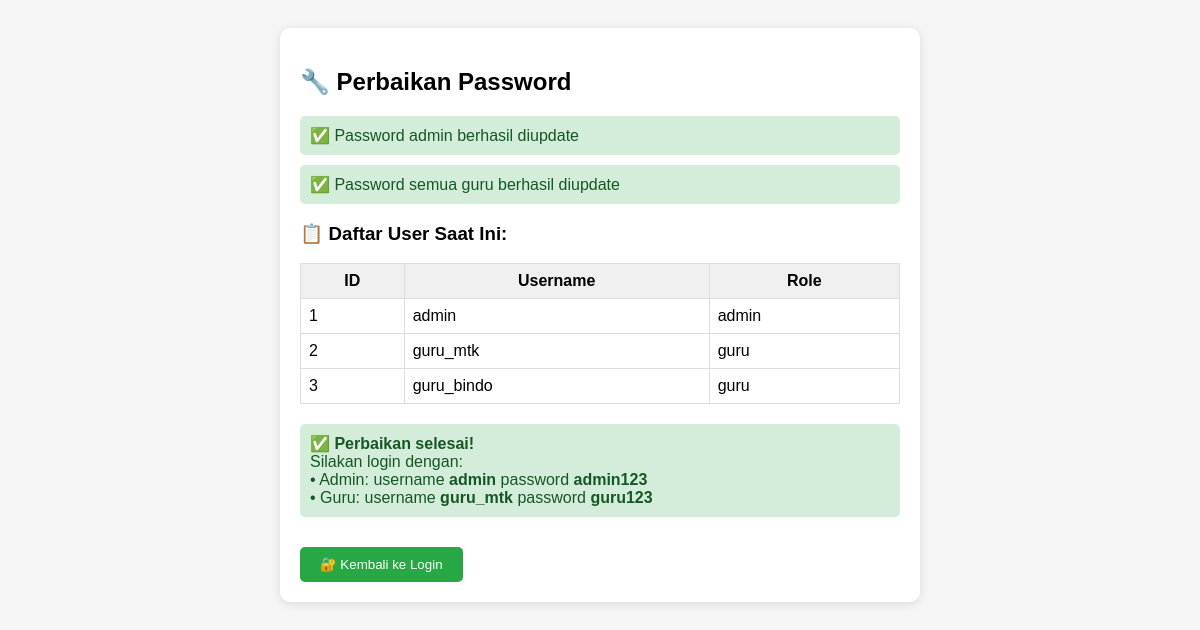
Page /fix_password.php on the committed database.
### tables this page shows
CREATE TABLE users (
    id INT PRIMARY KEY AUTO_INCREMENT,
    username VARCHAR(50) UNIQUE NOT NULL,
    password VARCHAR(255) NOT NULL,
    full_name VARCHAR(100) NOT NULL,
    role ENUM('admin', 'guru') NOT NULL,
    mata_pelajaran_id INT NULL,  
    created_at TIMESTAMP DEFAULT CURRENT_TIMESTAMP
);

### fix_password.php (the view, shortened to what this page needs)
<?php
require_once 'config/database.php';
$admin_password = 'admin123';
$guru_password = 'guru123';
$hashed_admin = password_hash($admin_password, PASSWORD_DEFAULT);
$hashed_guru = password_hash($guru_password, PASSWORD_DEFAULT);
echo "<!DOCTYPE html>
<html>
<head>
    <title>Fix Password</title>
    <style>
        body { font-family: Arial; padding: 20px; background: #f5f5f5; }
        .container { max-width: 600px; margin: auto; background: white; padding: 20px; border-radius: 10px; box-shadow: 0 2px 10px rgba(0,0,0,0.1); }
        .success { background: #d4edda; color: #155724; padding: 10px; border-radius: 5px; margin: 10px 0; }
        .error { background: #f8d7da; color: #721c24; padding: 10px; border-radius: 5px; margin: 10px 0; }
        .code { background: #f4f4f4; padding: 10px; border-radius: 5px; font-family: monospace; font-size: 12px; overflow-x: auto; }
        button { background: #28a745; color: white; padding: 10px 20px; border: none; border-radius: 5px; cursor: pointer; margin-top: 20px; }
    </style>
</head>
<body>
    <div class='container'>
        <h2>🔧 Perbaikan Password</h2>";
try {
    $stmt = $pdo->query("SELECT COUNT(*) as total FROM users");
    $total = $stmt->fetch();
    if ($total['total'] == 0) {
        echo "<div class='error'>⚠️ Belum ada user di database! Membuat user baru...</div>";
        $stmt = $pdo->prepare("INSERT INTO users (username, password, full_name, role) VALUES (?, ?, ?, ?)");
        $stmt->execute(['admin', $hashed_admin, 'Administrator', 'admin']);
        echo "<div class='success'>✅ User admin berhasil dibuat</div>";
        $guru_list = [
            ['guru_mtk', 'Guru Matematika', 1],
            ['guru_bindo', 'Guru Bahasa Indonesia', 2],
            ['guru_big', 'Guru Bahasa Inggris', 3],
            ['guru_ipa', 'Guru IPA', 4],
            ['guru_ips', 'Guru IPS', 5]
        ];
        foreach ($guru_list as $guru) {
            $stmt = $pdo->prepare("INSERT INTO users (username, password, full_name, role, mata_pelajaran_id) VALUES (?, ?, ?, ?, ?)");
            $stmt->execute([$guru[0], $hashed_guru, $guru[1], 'guru', $guru[2]]);
            echo "<div class='success'>✅ User {$guru[0]} berhasil dibuat</div>";
        }
    } else {
        echo "<div class='success'>✅ Password admin berhasil diupdate</div>";
        echo "<div class='success'>✅ Password semua guru berhasil diupdate</div>";
    }
    $users = $pdo->query("SELECT id, username, role FROM users")->fetchAll();
    echo "<h3>📋 Daftar User Saat Ini:</h3>";
    echo "<table style='width:100%; border-collapse: collapse;'>";
    echo "<tr style='background: #f0f0f0;'><th style='padding: 8px; border: 1px solid #ddd;'>ID</th><th style='padding: 8px; border: 1px solid #ddd;'>Username</th><th style='padding: 8px; border: 1px solid #ddd;'>Role</th></tr>";
    foreach ($users as $user) {
        echo "<tr>";
        echo "<td style='padding: 8px; border: 1px solid #ddd;'>{$user['id']}</td>";
        echo "<td style='padding: 8px; border: 1px solid #ddd;'>{$user['username']}</td>";
        echo "<td style='padding: 8px; border: 1px solid #ddd;'>{$user['role']}</td>";
        echo "</tr>";
    }
    echo "</table>";
    echo "<div class='success' style='margin-top: 20px;'>
            <strong>✅ Perbaikan selesai!</strong><br>
            Silakan login dengan:<br>
            • Admin: username <strong>admin</strong> password <strong>admin123</strong><br>
            • Guru: username <strong>guru_mtk</strong> password <strong>guru123</strong><br>
          </div>";
    echo "<button onclick=\"location.href='login.php'\">🔐 Kembali ke Login</button>";
} catch(PDOException $e) {
    echo "<div class='error'>❌ Error: " . $e->getMessage() . "</div>";
}
echo "    </div>
</body>
</html>";
?>

### fix_password.php (style rules this page uses)
body { font-family: Arial; padding: 20px; background: #f5f5f5; }
.container { max-width: 600px; margin: auto; background: white; padding: 20px; border-radius: 10px; box-shadow: 0 2px 10px rgba(0,0,0,0.1); }
.success { background: #d4edda; color: #155724; padding: 10px; border-radius: 5px; margin: 10px 0; }
button { background: #28a745; color: white; padding: 10px 20px; border: none; border-radius: 5px; cursor: pointer; margin-top: 20px; }

### rows in the picture
users: id "1", username "admin", role "admin"
users: id "2", username "guru_mtk", role "guru"
users: id "3", username "guru_bindo", role "guru"
